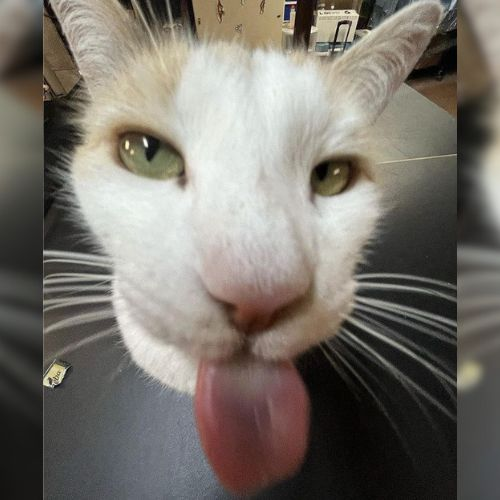
#> input picture Clases/Clase18Febrero/cat.jpg, 500 x 500 px, found by its file name
$ python catPan.py
#> lines starting #> are read from the running program, lines starting #| are printed output that depends on the picture
import numpy as np
from PIL import Image
import matplotlib.pyplot as plt

def AbrirImagen(Ruta):
    Imagen = Image.open(Ruta)
#> Imagen is the input picture: PIL image 500x500 RGB; mean R, G, B 119.4, 114.3, 106.7
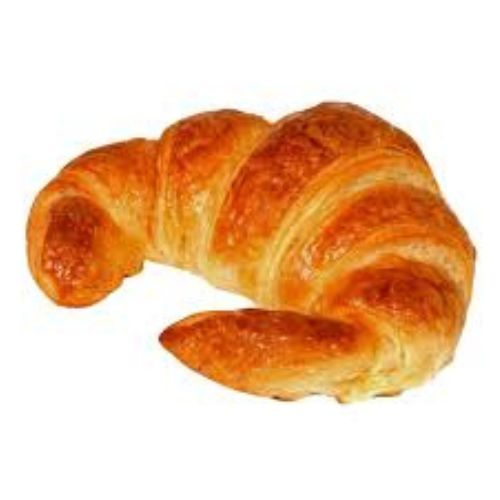
#> input picture Clases/Clase18Febrero/pan.jpg, 500 x 500 px, found by its file name
#> in AbrirImagen, Imagen is the input picture: PIL image 500x500 RGB; mean R, G, B 237.6, 200.5, 170.4
    return Imagen

def MostrarImagen(Imagen):
    plt.imshow(Imagen)
    plt.axis("off")
    plt.show()

def RecortarImagen(Imagen, Xi, Yi, Xf, Yf):
#> called with Xi = 80, Yi = 100, Xf = 200, Yf = 200
    ImagenArray = np.array(Imagen)
    return ImagenArray[Yi:Yf, Xi:Xf]
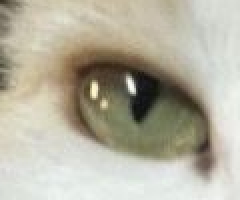
#> returned value: shape (100, 120, 3) (shown 2 times larger); mean of channels 0, 1, 2 180.8, 176.7, 160; drawn as R, G, B

def AjustarBrillo(Imagen, Valor):
#> called with Valor = 100
    ImagenArray = np.array(Imagen, dtype=np.float32)
    ImagenAjustada = np.clip(ImagenArray + Valor, 0, 255)
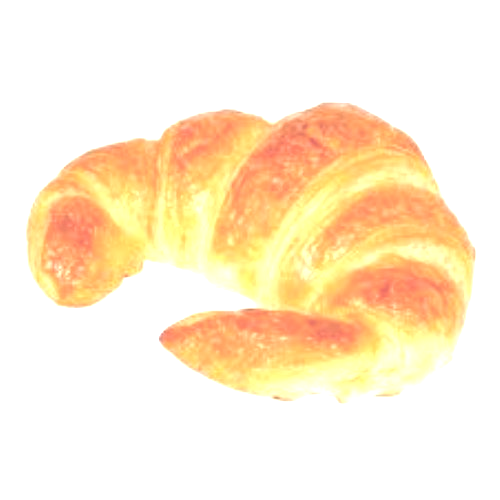
#> ImagenAjustada: shape (500, 500, 3) float32; mean R, G, B 255.7, 237.7, 209.9
    return ImagenAjustada.astype(np.uint8)
#> returned value: shape (500, 500, 3)

def FusionarImagen(Imagen1, Imagen2, Alpha=0.5):
#> called with Alpha = 0.5
    Imagen1 = np.array(Imagen1, dtype=np.float32)
    Imagen2 = np.array(Imagen2, dtype=np.float32)

    return np.clip(Alpha * Imagen1 + (1 - Alpha) * Imagen2, 0, 255).astype(np.uint8)
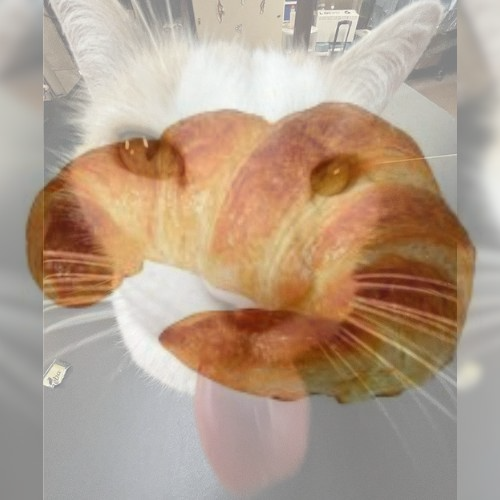
#> returned value: shape (500, 500, 3); mean of channels 0, 1, 2 178.3, 157.2, 138.3; drawn as R, G, B

RutaCat = r"C:\Users\juanc\OneDrive\Escritorio\Code\ComputacionGrafica\Clase18Febrero\cat.jpg"
RutaPan = r"C:\Users\juanc\OneDrive\Escritorio\Code\ComputacionGrafica\Clase18Febrero\pan.jpg"

ImagenCat = AbrirImagen(RutaCat)
ImagenPan = AbrirImagen(RutaPan)

CatRecortado = RecortarImagen(ImagenCat, 80, 100, 200, 200)
PanEditado = AjustarBrillo(ImagenPan, 100)
CatPan = FusionarImagen(ImagenCat, ImagenPan)

MostrarImagen(ImagenCat)
MostrarImagen(ImagenPan)

MostrarImagen(CatRecortado)
MostrarImagen(PanEditado)
MostrarImagen(CatPan)
